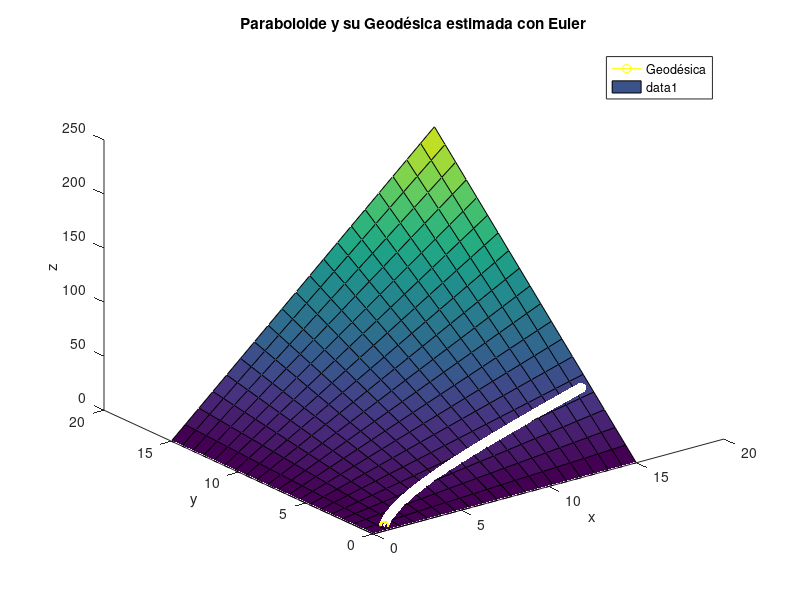

The MATLAB source for this figure: (Note: this script raises an error after producing the figure.)
#!/usr/bin/octave -q



a = 0;
b = 10;

x0 = [1;0.5;0.52721;0.5];

% Numero de intervalos

n = 10000;

% Inicializamos con los datos anteriores

h = ( b - a ) / n;
t = a;
x = x0;

% T y X son arrays que contienen cada valor de t y x calculado.  
% No son necesarios para conseguir la solucion final, pero son usados
% para producir el plot de la curva.

T = t;
X = x;
U = x(1);
V = x(2);
P = x(3);
Q = x(4);

% Empezamos la iteracion.

for i = 1 : n

  u = x(1);
  v = x(2);
  p = x(3);
  q = x(4);


  x(1) = u + h * t * p;
  x(2) = v + h * t * q;
  x(3) = p + h * t * ((-2*v*p*q)/(1+v^2+u^2));
  x(4) = q + h * t * ((-2*u*p*q)/(1+v^2+u^2));

  % At this point x contains the value x(t+h) so we need to compute the
  % new t value.  This could be done with either t = t+h or the form below.
  % The from below is preferred to avoid accumulated roundoff error from
  % the repeated addition of h.

  t = a + i * h;

  % Guardamos los valores de. t y las funciones para el plotting.

  T = [ T, t ];
  X = [ X, x ];
  U = [ U, x(1) ];
  V = [ V, x(2) ];
  P = [ P, x(3) ];
  Q = [ Q, x(4) ];
    
end;

axis([0 10 0 10]);

% Graficamos la geodesica

plot3(U,V,(U'.*V')','y-o;Geodésica;');

hold on

% Graficamos el paraboloide

fx=@(u,v) u;
fy=@(u,v) v;
fz=@(u,v) v.*u;
ezsurf(fx,fy,fz,[0 15 0 15]',20);

title('Paraboloide y su Geodésica estimada con Euler'),xlabel('x'),ylabel('y'),zlabel('z'),replot
